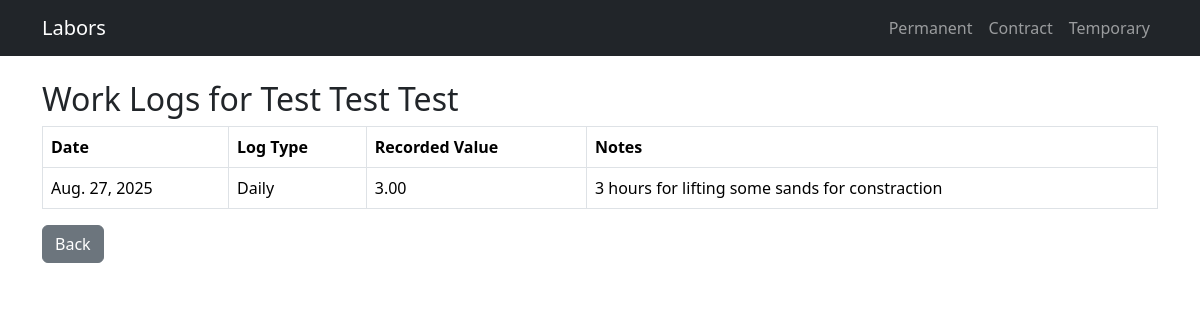
Page /temporary/1/logs/ on the committed database.
### base/models.py (models this page shows, shortened)
class BaseEmployee(models.Model):
    employee_code = models.CharField(max_length=20, unique=True, editable=False)
    name = models.CharField(max_length=200)
    age = models.PositiveIntegerField(blank=True, null=True)
    telephone = models.CharField(max_length=50, blank=True, null=True)
    department = models.CharField(max_length=100, blank=True, null=True)
    job_position = models.CharField(max_length=100, blank=True, null=True)
    salary_birr = models.DecimalField(max_digits=12, decimal_places=2, blank=True, null=True)
    nationality = models.CharField(max_length=100, blank=True, null=True)
    marital_status = models.CharField(
        max_length=20,
        choices=[("SINGLE", "Single"), ("MARRIED", "Married"), ("OTHER", "Other")],
        blank=True, null=True
    )
    address = models.CharField(max_length=255, blank=True, null=True)
    sub_city = models.CharField(max_length=100, blank=True, null=True)
    wereda = models.CharField(max_length=100, blank=True, null=True)
    tin_no = models.CharField(max_length=50, blank=True, null=True)
    working_hour = models.CharField(
        max_length=50,
        choices=[
            ("NORMAL", "Normal Hour"),
            ("PART", "Part Time"),
            ("MORNING", "Morning"),
            ("AFTERNOON", "Afternoon"),
            ("NIGHT", "Night"),
            ("SHIFTING", "Shifting"),
        ],
        blank=True, null=True
    )
    branch = models.CharField(max_length=100, blank=True, null=True)
    hire_date = models.DateField(blank=True, null=True)
    class Meta:
        abstract = True

class TemporaryEmployee(BaseEmployee):
    class Meta:
        ordering = ["name"]  # your rule: just a clean default ordering

class TemporaryWorkLog(models.Model):
    LOG_TYPES = [
        ("DAILY", "Daily"),
        ("WEEKLY", "Weekly"),
        ("MONTHLY", "Monthly"),
    ]
    employee = models.ForeignKey(
        TemporaryEmployee,
        on_delete=models.CASCADE,
        related_name="logs"
    )
    log_type = models.CharField(max_length=10, choices=LOG_TYPES)
    date = models.DateField(default=timezone.now)
    recorded_value = models.DecimalField(
        max_digits=12, decimal_places=2, blank=True, null=True,
        help_text="e.g., hours or pay amount"
    )
    notes = models.TextField(blank=True, null=True)
    class Meta:
        ordering = ["-date"]

### base/views.py (the view)
# urls.py: path("temporary/<int:emp_id>/logs/", views.temporary_logs, name="temporary_logs"),
def temporary_logs(request, emp_id: int):
    employee = get_object_or_404(TemporaryEmployee, id=emp_id)
    logs = employee.logs.all().order_by("-date")
    return render(request, "labors/temporary_logs.html", {
        "employee": employee,
        "logs": logs,
    })

### base/templates/labors/temporary_logs.html
{% extends "labors/base.html" %}
{% block content %}
<h2>Work Logs for {{ employee.name }}</h2>
<table class="table table-bordered">
    <thead>
        <tr>
            <th>Date</th>
            <th>Log Type</th>
            <th>Recorded Value</th>
            <th>Notes</th>
        </tr>
    </thead>
    <tbody>
    {% for log in logs %}
        <tr>
            <td>{{ log.date }}</td>
            <td>{{ log.get_log_type_display }}</td>
            <td>{{ log.recorded_value }}</td>
            <td>{{ log.notes }}</td>
        </tr>
    {% empty %}
        <tr>
            <td colspan="4">No logs yet.</td>
        </tr>
    {% endfor %}
    </tbody>
</table>
<a href="/temporary" class="btn btn-secondary">Back</a>
{% endblock %}

### rows in the picture
TemporaryEmployee: name "Test Test Test"
TemporaryWorkLog: date "Aug. 27, 2025", log_type "Daily", recorded_value "3.00", notes "3 hours for lifting some sands for constraction"
